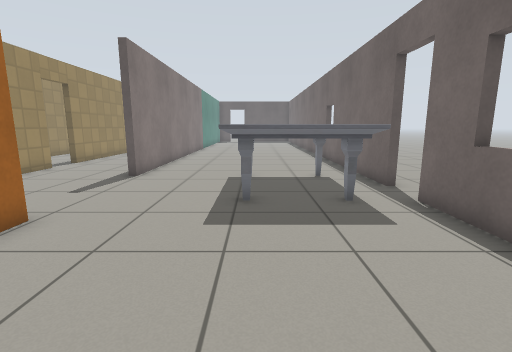
[1] (above)

22 first-person views from a walk through a world built for the Gazebo simulator. The camera is 0.94 m above the floor, tilts 10° down and sees 85° across. The floor is counted in squares, 0.5 m on a side. Each view is taken from the middle of a square. On the plan, view 1 faces up. The plan holds only what a view shows up to about 16 squares ahead; the rest is blank. The robots in the file are not drawn. Simple patterns stand in for the simulator's built-in surfaces.

[2]
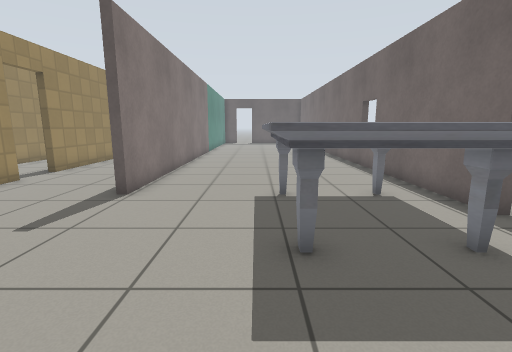

[3]
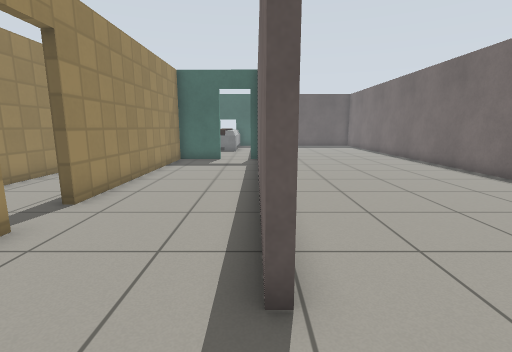

[4]
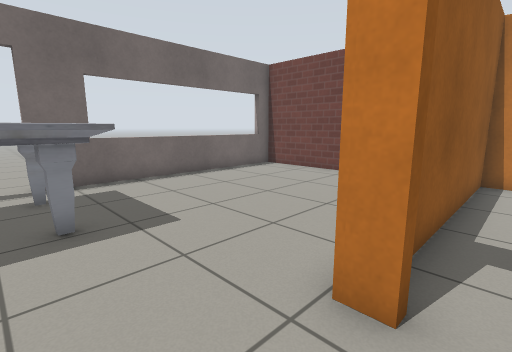

[5]
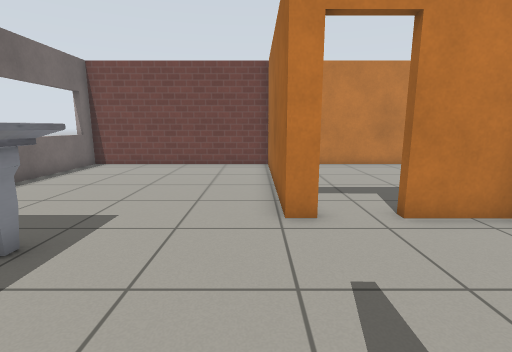

[6]
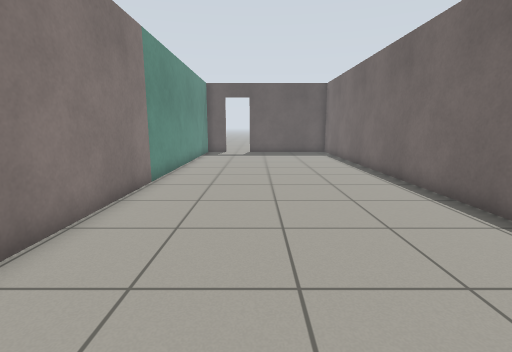

[7]
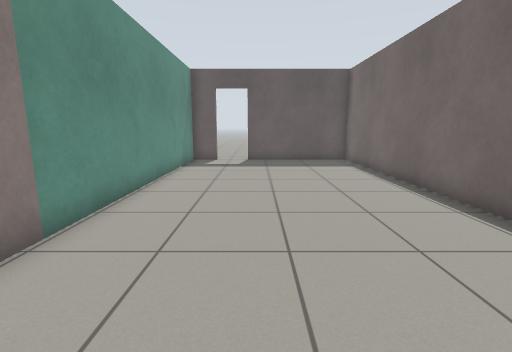

[8]
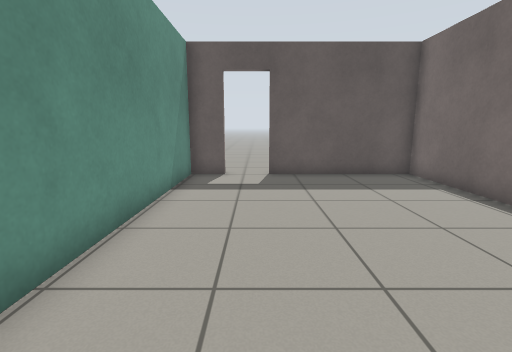

[9]
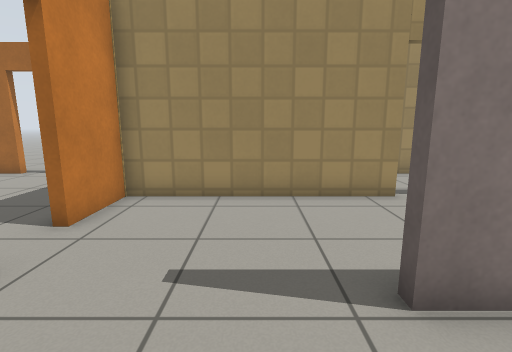

[10]
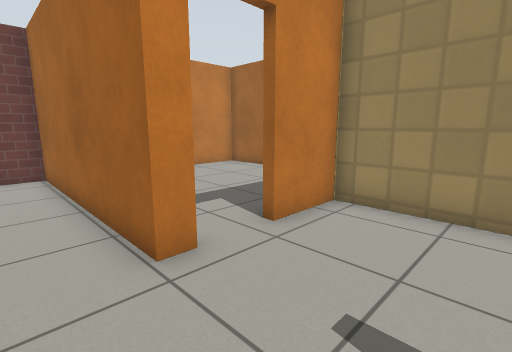

[11]
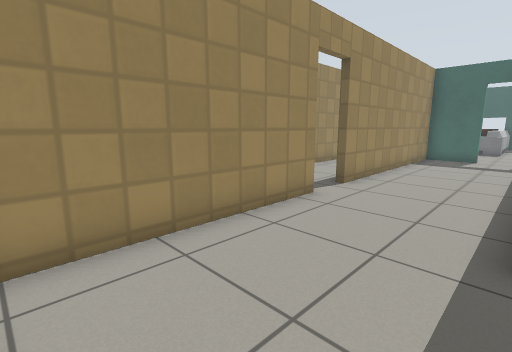

[12]
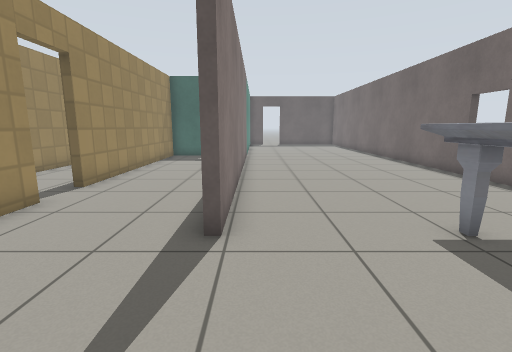

[13]
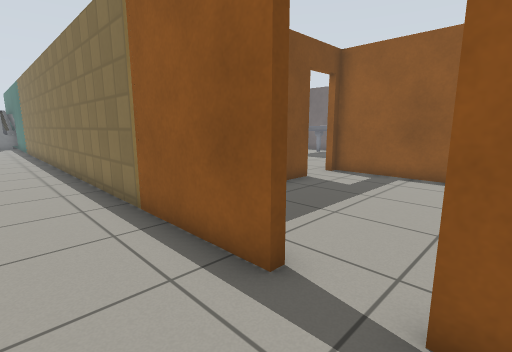

[14]
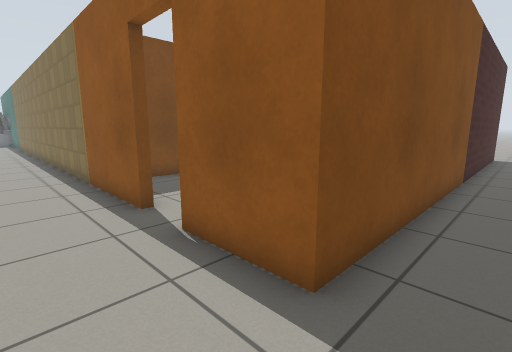

[15]
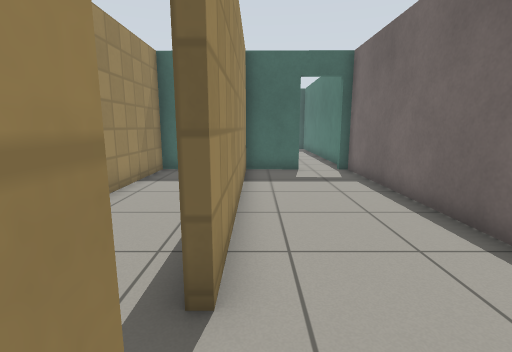

[16]
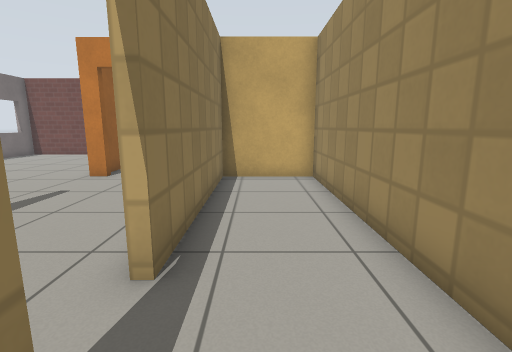

[17]
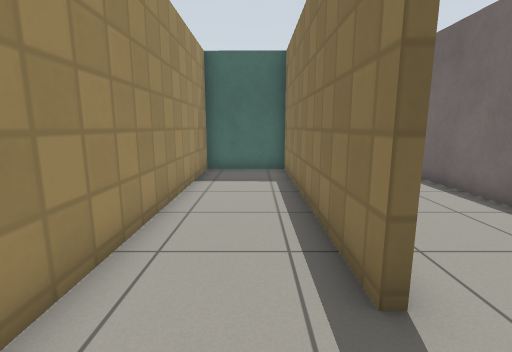

[18]
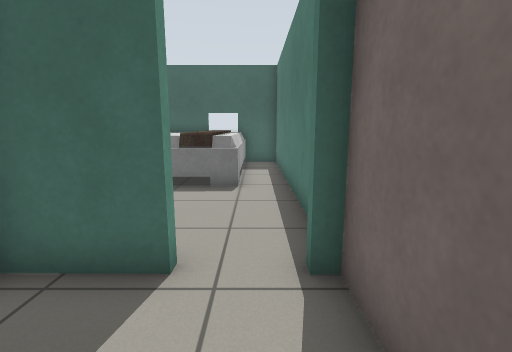

[19]
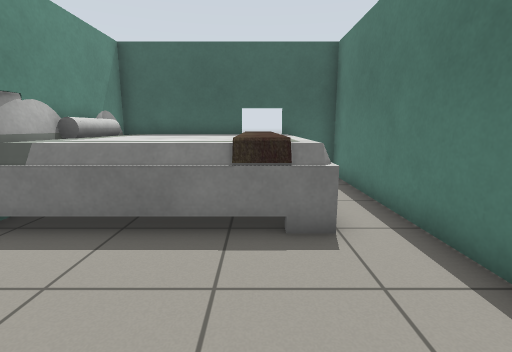

[20]
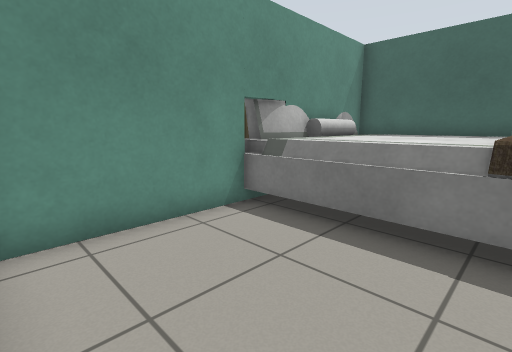

[21]
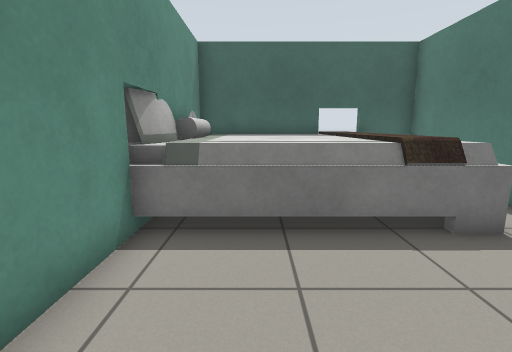

[22]
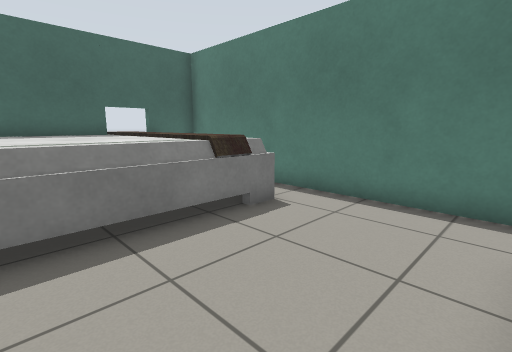

### Floor plan
Key: @ floor where view 1 was taken; # wall or solid block; . floor; D open door; = window, fence, low wall or low ledge; T marble table; B bed.
Columns run from 16 left of view 1 to 6 right of it. Each row starts with its distance up from view 1.
 38              ..
 37              ..
 36    BBBBBBB###DD######
 35    BBBBBBB.#........#
 34    BBBBBBB.#........#
 33    BBBBBBB.#........#
 32    BBBBBBB.#........#
 31   BBBBBBBB.#........#
 30    BBBBBBB.#........#
 29    #.......#........#
 28    #.......#........#
 27    #.......#........#
 26    #.......#........#
 25    #.....DD#........#
 24    ######DD#........#
 23    #..#....#........#
 22    #..#....#........#
 21    #..#....#........#
 20    #..#....#........#
 19  ..#..#....#........#
 18  ..#..#....#........#
 17  ..#..#....#........#
 16  ..#..#....#........=
 15  ..#..#....#........#
 14  ..#..DD...#........#
 13  ..#..D....#........#
 12  ..#..#....#........#
 11 ...#..#....#...TT TT#
 10 ...#..#........TT TT#.
  9 ...#..#........T    #.
  8 ...#..#........T    D..
  7 ...#..#........TTTTTD..
  6 ...#..#.............#
  5 ...######DD#........=
  4 ...#.......#........=
  3 ...#.......#........=
  2 ...#.......#........=
  1 ...D.......#........=
  0 ...D.......#....@...=
 -1 ...#.......#........=
 -2 ...#.......#........=
 -3 ...##################
 -4  ....................
 -5 . ...........

Where each view was taken, in squares from view 1:
view 1: 0 up, 0 right, facing up
view 2: 3 up, 1 left, facing up
view 3: 8 up, 5 left, facing up
view 4: 8 up, 6 left, facing down-right
view 5: 11 up, 4 left, facing down
view 6: 15 up, 1 left, facing up
view 7: 20 up, 1 left, facing up
view 8: 25 up, 2 left, facing up
view 9: 9 up, 2 left, facing left
view 10: 9 up, 3 left, facing down-left
view 11: 6 up, 5 left, facing up-left
view 12: 6 up, 4 left, facing up
view 13: 1 down, 16 left, facing up-right
view 14: 5 down, 16 left, facing up-right
view 15: 12 up, 9 left, facing up
view 16: 16 up, 11 left, facing down
view 17: 12 up, 11 left, facing up
view 18: 21 up, 6 left, facing up
view 19: 25 up, 8 left, facing up
view 20: 25 up, 8 left, facing up-left
view 21: 25 up, 11 left, facing up
view 22: 25 up, 12 left, facing up-right
